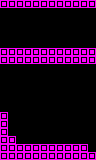

This is a level from a 2D game, rendered from its Tiled map with the project's own tilesets. A one-line summary and the map file follow, with tile-layer data summarised:
An orthogonal 12x20 tile map with 8x8 px tiles, 1 tile layer (main) and 4 objects (3x movingBlock, enemySpawner).

<map version="1.0" orientation="orthogonal" renderorder="right-down" width="12" height="20" tilewidth="8" tileheight="8" nextobjectid="431">
 <properties>
  <property name="type" value="open" />
 </properties>
 <tileset firstgid="1" name="tiles" tilewidth="8" tileheight="8" tilecount="24" columns="6">
  <image source="../../../images/tiles.png" width="48" height="32" />
  <tile id="1">
   <properties>
    <property name="type" value="open" />
   </properties>
  </tile>
 </tileset>
 <layer name="main" width="12" height="20">
  <data>[240 cells, 64 non-empty, 1 distinct tile ids]</data>
 </layer>
 <objectgroup name="objects" />
 <objectgroup name="hazards">
  <object id="427" type="movingBlock" gid="4" x="8" y="32" width="8" height="8" />
  <object id="428" type="movingBlock" gid="4" x="44" y="32" width="8" height="8" />
  <object id="430" type="movingBlock" gid="4" x="80" y="40" width="8" height="8" />
 </objectgroup>
 <objectgroup name="enemies">
  <object id="423" type="enemySpawner" gid="4" x="43.6364" y="144.364" width="8" height="8" />
 </objectgroup>
</map>